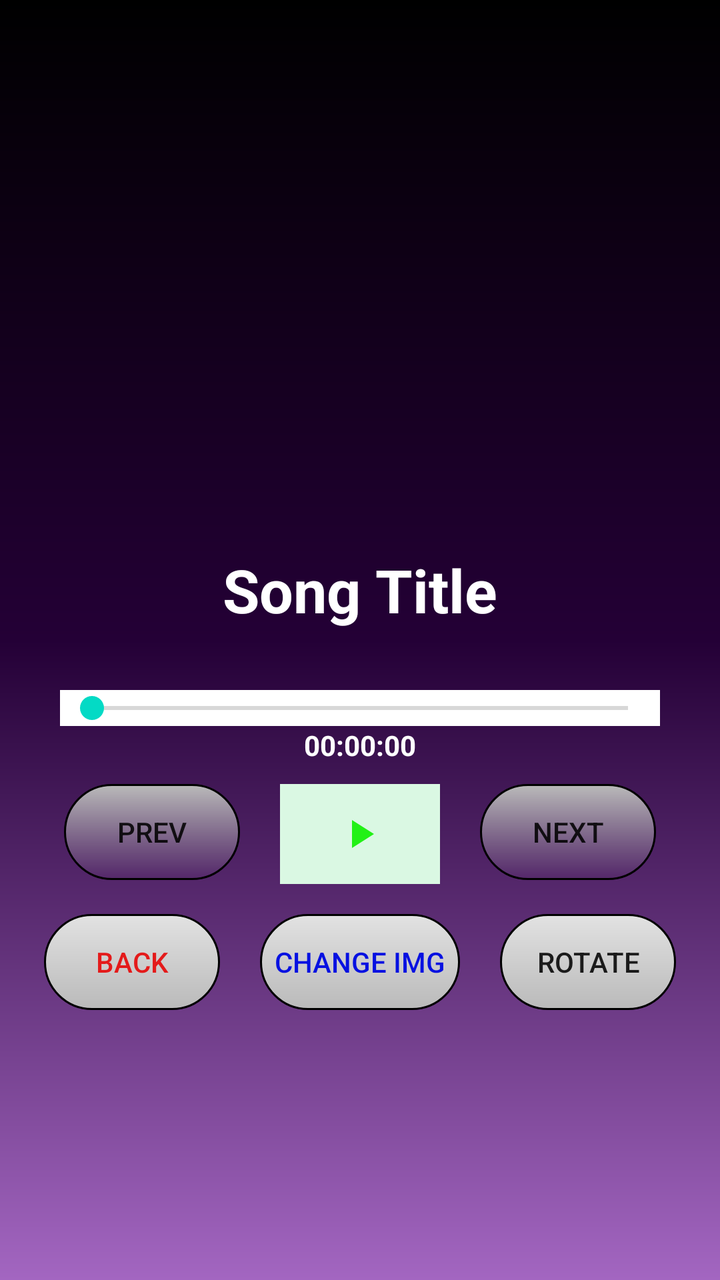
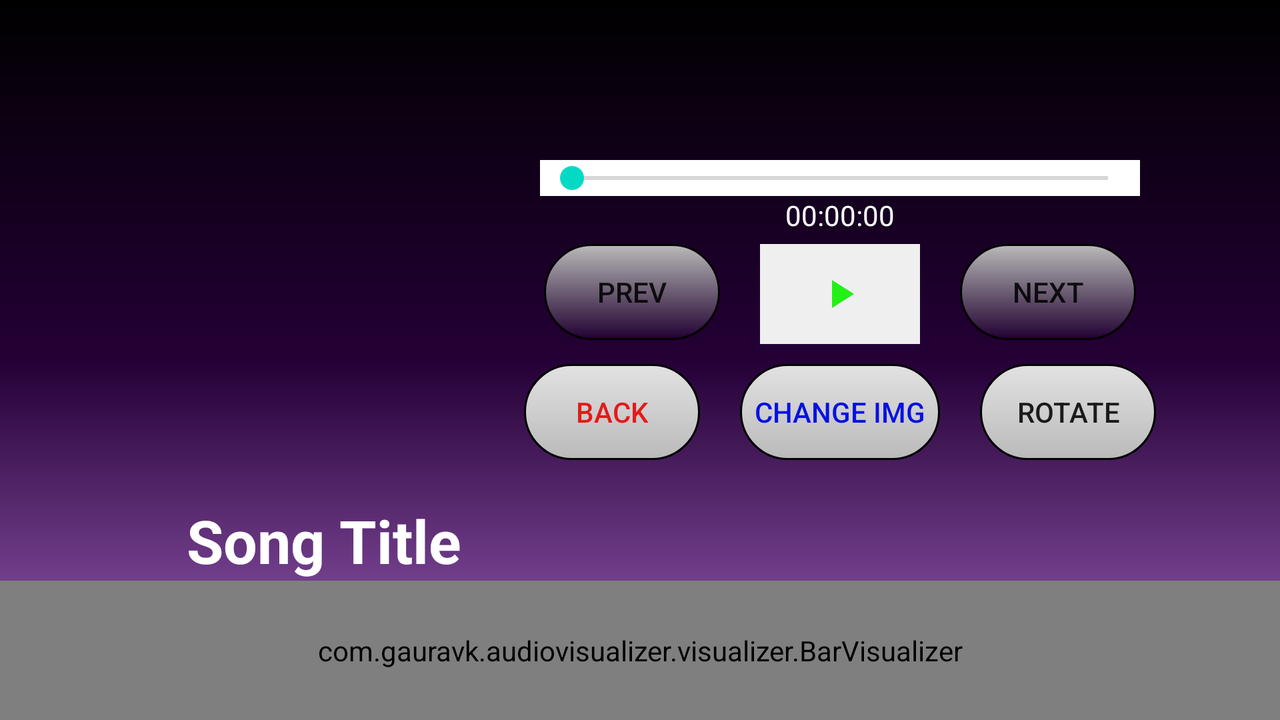

The same Android screen from two of the app's own layout files: first res/layout/ as a phone draws it, then the repository's variant for another configuration, drawn on a device whose configuration selects that folder. Both files follow.
<!-- AndroidManifest.xml: activity theme AppTheme.NoActionBar -->
<!-- res/layout/activity_song.xml -->
<?xml version="1.0" encoding="utf-8"?>
<LinearLayout xmlns:android="http://schemas.android.com/apk/res/android"
    xmlns:app="http://schemas.android.com/apk/res-auto"
    xmlns:tools="http://schemas.android.com/tools"
    android:layout_width="match_parent"
    android:layout_height="match_parent"
    android:background="@drawable/custom_song_activity_background"
    android:gravity="center"
    android:orientation="vertical"
    tools:context=".SongActivity">


    <RelativeLayout
        android:layout_width="wrap_content"
        android:layout_height="wrap_content"
        android:layout_marginTop="80dp">




        <ImageView
            android:id="@+id/imageViewSong"
            android:layout_width="150dp"
            android:layout_height="150dp"
            android:layout_centerHorizontal="true"
            android:src="@drawable/ic_launcher_background"
            android:contentDescription="@string/img_view_album_cover" />

        <ProgressBar
            android:id="@+id/progressBarLoadingImg"
            style="?android:attr/progressBarStyleSmall"
            android:layout_width="200dp"
            android:layout_height="180dp"
            android:layout_centerHorizontal="true"
            android:layout_marginTop="-15dp"
            android:visibility="invisible" />

        <TextView
            android:id="@+id/txtViewSongTitle"
            android:layout_width="300dp"
            android:layout_height="wrap_content"
            android:layout_below="@+id/imageViewSong"
            android:layout_marginTop="10dp"
            android:ellipsize="marquee"
            android:marqueeRepeatLimit="marquee_forever"
            android:scrollHorizontally="true"
            android:singleLine="true"
            android:text="@string/song_title"
            android:textAlignment="center"
            android:textColor="#FFFFFF"
            android:textSize="30sp"
            android:textStyle="bold" />



    </RelativeLayout>

        <LinearLayout
            android:layout_width="wrap_content"
            android:layout_height="wrap_content"
            android:gravity="center"
            android:orientation="vertical">

            <SeekBar
                android:id="@+id/seekBarSong"
                android:layout_width="300dp"
                android:layout_height="wrap_content"
                android:layout_marginTop="30dp"
                android:background="#FFFFFF" />

            <TextView
                android:id="@+id/txtViewSongDuration"
                android:layout_width="wrap_content"
                android:layout_height="wrap_content"
                android:text="@string/song_duation"
                android:textColor="#FFFFFF"
                android:textStyle="bold" />

        </LinearLayout>



    <LinearLayout
        android:layout_width="wrap_content"
        android:layout_height="wrap_content"
        android:orientation="horizontal">


        <Button
            android:id="@+id/btnPrev"
            android:layout_width="wrap_content"
            android:layout_height="wrap_content"
            android:layout_marginTop="10dp"
            android:background="@drawable/prev_button"
            android:onClick="onClickBtnBackSong"
            android:text="@string/btn_prev" />


        <ImageButton
            android:id="@+id/btnPlayPause"
            android:layout_width="80dp"
            android:layout_height="50dp"
            android:layout_marginStart="20dp"
            android:layout_marginTop="10dp"
            android:layout_marginEnd="20dp"
            android:background="#DAF8E3"
            android:contentDescription="@string/imgbtn_play"
            android:src="@drawable/ic_play_song" />

        <Button
            android:id="@+id/btnNextSong"
            android:layout_width="wrap_content"
            android:layout_height="wrap_content"
            android:layout_marginTop="10dp"
            android:background="@drawable/prev_button"
            android:text="@string/btn_next" />


    </LinearLayout>

    <LinearLayout
        android:layout_width="wrap_content"
        android:layout_height="wrap_content"
        android:orientation="horizontal">

        <Button
            android:id="@+id/btnBack"
            style="?android:attr/borderlessButtonStyle"
            android:layout_width="wrap_content"
            android:layout_height="wrap_content"
            android:layout_marginTop="15dp"
            android:background="@drawable/custom_button"
            android:onClick="onClickBtnBackSong"
            android:text="@string/btn_back"
            android:textColor="#E41A1A" />

        <Button
            android:id="@+id/btnChangeImage"
            style="?android:attr/borderlessButtonStyle"
            android:layout_width="100dp"
            android:layout_height="wrap_content"
            android:layout_marginStart="20dp"
            android:layout_marginTop="15dp"
            android:background="@drawable/custom_button"
            android:onClick="openCustomImageFile"
            android:text="@string/btn_change_img"
            android:textColor="#0611E1" />

        <Button
            android:layout_width="wrap_content"
            android:layout_height="wrap_content"
            style="?android:attr/borderlessButtonStyle"
            android:layout_marginStart="20dp"
            android:layout_marginTop="15dp"
            android:background="@drawable/custom_button"
            android:text="@string/btn_rotate"
            android:id="@+id/btnRotateImg"/>
    </LinearLayout>

    <LinearLayout
        android:layout_width="wrap_content"
        android:layout_height="wrap_content"
        android:layout_marginBottom="100dp"
        android:orientation="horizontal">


            <TextView
                android:id="@+id/txtViewAutoPlayMsg"
                android:layout_width="wrap_content"
                android:layout_height="wrap_content"
                android:layout_marginTop="20dp"
                android:background="#EA5656"
                android:paddingLeft="10dp"
                android:paddingRight="10dp"
                android:text="@string/auto_play_on"
                android:textColor="#F6F4F4"
                android:textSize="20sp"
                android:textStyle="bold"
                android:visibility="gone" />

    </LinearLayout>

    <RelativeLayout
        android:layout_width="wrap_content"
        android:layout_height="wrap_content">
        <com.gauravk.audiovisualizer.visualizer.BarVisualizer
            android:layout_width="match_parent"
            android:layout_height="150dp"
            app:avSpeed="0.5"
            app:avColor="#08ee00"
            android:id="@+id/barVisualizer"
            android:visibility="gone"/>

    </RelativeLayout>


</LinearLayout>
<!-- resources referenced by this layout -->
<resources>
  <!-- drawable custom_button (drawable) -->
  <?xml version="1.0" encoding="utf-8"?>
  <shape xmlns:android="http://schemas.android.com/apk/res/android">
      <solid android:color="#ffffffff"/>
  
      <stroke android:width="1dp"
          android:color="#ff000000"
          />
  
      <padding android:left="1dp"
          android:top="1dp"
          android:right="1dp"
          android:bottom="1dp"
          />
  
      <gradient android:angle="270"
          android:endColor="#BABABA" android:startColor="#E2E2E2" />
  
      <corners android:radius="30dp"/>
  </shape>
  <!-- drawable custom_song_activity_background (drawable) -->
  <?xml version="1.0" encoding="utf-8"?>
  <shape xmlns:android="http://schemas.android.com/apk/res/android"
      android:shape="rectangle">
      <solid android:color="#fff"/>
  
      <gradient android:angle="270"
          android:endColor="#A366C1" android:centerColor="#240036" android:startColor= "#000" />
  </shape>
  <!-- drawable ic_launcher_background: png bitmap (mipmap-hdpi, 3948 bytes) -->
  <!-- drawable ic_play_song (drawable) -->
  <vector android:height="24dp" android:tint="#22F116"
      android:viewportHeight="24.0" android:viewportWidth="24.0"
      android:width="24dp" xmlns:android="http://schemas.android.com/apk/res/android">
      <path android:fillColor="#FF000000" android:pathData="M8,5v14l11,-7z"/>
  </vector>
  <!-- drawable prev_button (drawable) -->
  <?xml version="1.0" encoding="utf-8"?>
  <shape xmlns:android="http://schemas.android.com/apk/res/android">
      <solid android:color="@color/av_green"/>
  
      <stroke android:width="1dp"
          android:color="#ff000000"
          />
  
      <padding android:left="1dp"
          android:top="1dp"
          android:right="1dp"
          android:bottom="1dp"
          />
  
      <gradient android:angle="270"
          android:endColor="@color/av_dark_blue" android:startColor="#BABABA" />
  
      <corners android:radius="30dp"/>
  </shape>
  <string name="auto_play_on">AUTO PLAY ON</string>
  <string name="btn_back">Back</string>
  <string name="btn_change_img">Change Img</string>
  <string name="btn_next">Next</string>
  <string name="btn_prev">Prev</string>
  <string name="btn_rotate">Rotate</string>
  <string name="img_view_album_cover">album cover</string>
  <string name="imgbtn_play">play</string>
  <string name="song_duation">00:00:00</string>
  <string name="song_title">Song Title</string>
  <style name="AppTheme.NoActionBar">
          <item name="windowActionBar">false</item>
          <item name="windowNoTitle">true</item>
      </style>
</resources>
<!-- res/layout-land/activity_song.xml (the repository's variant of the layout above) -->
<!-- drawn on the phone turned sideways -->
<?xml version="1.0" encoding="utf-8"?>
<LinearLayout xmlns:android="http://schemas.android.com/apk/res/android"
    xmlns:app="http://schemas.android.com/apk/res-auto"
    xmlns:tools="http://schemas.android.com/tools"
    android:layout_width="match_parent"
    android:layout_height="match_parent"
    android:background="@drawable/custom_song_activity_background"
    android:gravity="center"
    android:orientation="vertical"
    tools:context=".SongActivity">

    <LinearLayout
        android:layout_width="wrap_content"
        android:layout_height="wrap_content"
        android:orientation="horizontal"
        android:layout_marginTop="70dp">

        <RelativeLayout
            android:layout_width="wrap_content"
            android:layout_height="wrap_content">

            <ImageView
                android:id="@+id/imageViewSong"
                android:layout_width="170dp"
                android:layout_height="170dp"
                android:layout_centerHorizontal="true"
                android:src="@drawable/ic_launcher_background"
                android:contentDescription="@string/img_view_album_cover"/>

            <ProgressBar
                android:id="@+id/progressBarLoadingImg"
                style="?android:attr/progressBarStyleSmall"
                android:layout_width="100dp"
                android:layout_height="100dp"
                android:layout_centerHorizontal="true"
                android:visibility="invisible" />

            <TextView
                android:id="@+id/txtViewSongTitle"
                android:layout_width="200dp"
                android:layout_height="wrap_content"
                android:layout_below="@+id/imageViewSong"
                android:layout_marginTop="10dp"
                android:ellipsize="marquee"
                android:marqueeRepeatLimit="marquee_forever"
                android:scrollHorizontally="true"
                android:singleLine="true"
                android:text="@string/song_title"
                android:textAlignment="center"
                android:textColor="#FFFFFF"
                android:textSize="30sp"
                android:textStyle="bold" />

        </RelativeLayout>

        <LinearLayout
            android:layout_width="wrap_content"
            android:layout_height="wrap_content"
            android:gravity="center"
            android:orientation="vertical">

            <SeekBar
                android:id="@+id/seekBarSong"
                android:layout_width="300dp"
                android:layout_height="wrap_content"
                android:layout_marginTop="10dp"
                android:background="#FFFFFF" />

            <TextView
                android:id="@+id/txtViewSongDuration"
                android:layout_width="wrap_content"
                android:layout_height="wrap_content"
                android:text="@string/song_duation"
                android:textColor="#FFFFFF" />


            <LinearLayout
                android:layout_width="wrap_content"
                android:layout_height="wrap_content"
                android:layout_marginTop="5dp"
                android:orientation="horizontal">

                <Button
                    android:id="@+id/btnPrev"
                    android:layout_width="wrap_content"
                    android:layout_height="wrap_content"
                    android:background="@drawable/prev_button"
                    android:onClick="onClickBtnBackSong"
                    android:text="@string/btn_prev" />

                <ImageButton
                    android:id="@+id/btnPlayPause"
                    android:layout_width="80dp"
                    android:layout_height="50dp"
                    android:layout_marginStart="20dp"
                    android:layout_marginEnd="20dp"
                    android:background="#EFEFEF"
                    android:src="@drawable/ic_play_song"
                    android:contentDescription="@string/imgbtn_play"/>


                <Button
                    android:id="@+id/btnNextSong"
                    android:layout_width="wrap_content"
                    android:layout_height="wrap_content"
                    android:text="@string/btn_next"
                    android:background="@drawable/prev_button"/>

            </LinearLayout>


            <LinearLayout
                android:layout_width="wrap_content"
                android:layout_height="wrap_content"
                android:layout_marginTop="10dp"
                android:orientation="horizontal">

                <Button
                    android:id="@+id/btnBack"
                    style="?android:attr/borderlessButtonStyle"
                    android:layout_width="wrap_content"
                    android:layout_height="wrap_content"
                    android:background="@drawable/custom_button"
                    android:onClick="onClickBtnBackSong"
                    android:text="@string/btn_back"
                    android:textColor="#E41A1A" />

                <Button
                    android:id="@+id/btnChangeImage"
                    style="?android:attr/borderlessButtonStyle"
                    android:layout_width="100dp"
                    android:layout_height="wrap_content"
                    android:layout_marginStart="20dp"
                    android:background="@drawable/custom_button"
                    android:onClick="openCustomImageFile"
                    android:text="@string/btn_change_img"
                    android:textColor="#0611E1" />

                <Button
                    android:layout_width="wrap_content"
                    android:layout_height="wrap_content"
                    style="?android:attr/borderlessButtonStyle"
                    android:layout_marginStart="20dp"
                    android:background="@drawable/custom_button"
                    android:text="@string/btn_rotate"
                    android:id="@+id/btnRotateImg"/>

            </LinearLayout>

            <TextView
                android:id="@+id/txtViewAutoPlayMsg"
                android:layout_width="wrap_content"
                android:layout_height="wrap_content"
                android:layout_marginTop="20dp"
                android:background="#EA5656"
                android:paddingLeft="10dp"
                android:paddingRight="10dp"
                android:text="@string/auto_play_on"
                android:textColor="#F6F4F4"
                android:textSize="20sp"
                android:textStyle="bold"
                android:visibility="invisible" />
        </LinearLayout>

    </LinearLayout>

    <RelativeLayout
        android:layout_width="wrap_content"
        android:layout_height="wrap_content">
        <com.gauravk.audiovisualizer.visualizer.BarVisualizer
            android:layout_width="match_parent"
            android:layout_height="100dp"
            app:avSpeed="0.5"
            app:avColor="#08ee00"
            android:id="@+id/barVisualizer"
            android:visibility="visible"/>

    </RelativeLayout>


</LinearLayout>
